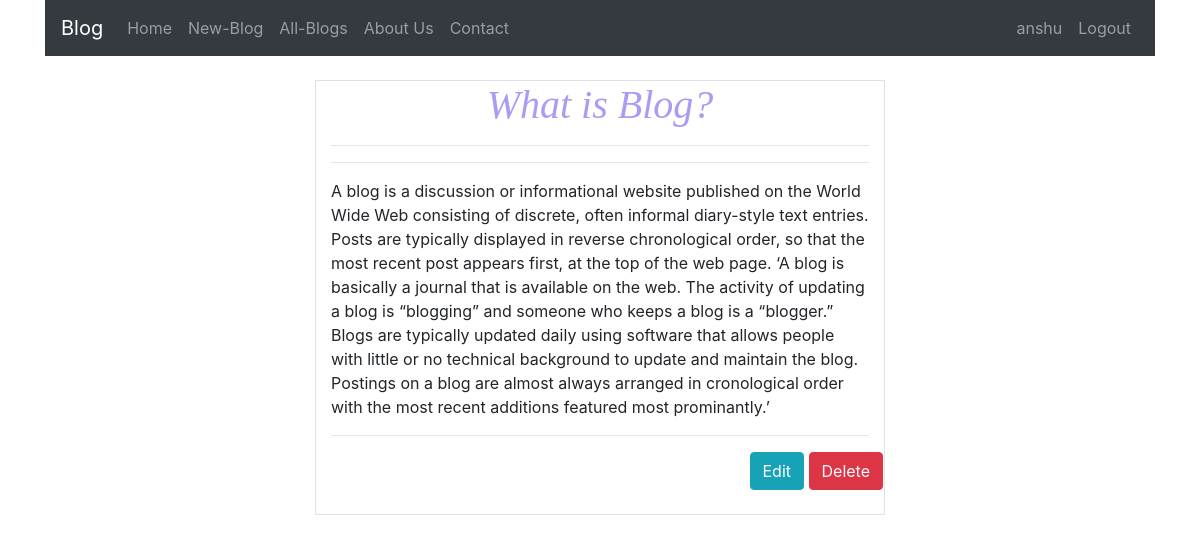
The page /blog/what-is-blog/ (signed in) on the database its author committed.
### blog/models.py (models this page shows, shortened)
class BlogPost(models.Model):
	user = models.ForeignKey(User, default = 1,blank=True, null=True, on_delete = models.SET_NULL)
	title = models.CharField(max_length= 120)
	slug  = models.SlugField(blank=True, unique=True)
	description = models.TextField(null=True, blank=True, max_length= 1200)
	image = models.ImageField(upload_to = upload_image_path,null=True, blank=True)
	def get_edit_url(self):
		return "/blog/{slug}/edit".format(slug=self.slug)
	def get_delete_url(self):
		return "/blog/{slug}/delete".format(slug=self.slug)

### blog/views.py (the view)
# urls.py: path(r'blog/<str:slug>/', blog_detail_view, name='blog_detail_view'),
@login_required(login_url='/login/')
def blog_detail_view(request, slug):
	template_name = "blog/detail.html"
	queryset = get_object_or_404(BlogPost, slug=slug)
	context = {
		'object_list': queryset
	}
	return  render(request, template_name, context)

### blog/templates/blog/detail.html (shortened to what this page needs)
{% extends "base/base.html" %}
{% load static %}
{% block content %}
<div class="row">
	<div class="col col-md-6 offset-md-3 border">
		<center><h1>{{ object_list.title }}</h1></center>
		<hr>
		<hr>
		{{ object_list.description }}
		<hr>
		<div class="col col-md-6 offset-md-9">
			<a href="{{ object_list.get_edit_url }}"><button class="btn btn-info" >Edit</button></a>
			<a href="{{ object_list.get_delete_url }}"><button class="btn btn-danger" >Delete</button></a>
			<br>
		</div>
		<br>
	</div>
</div>
{% endblock %}

### blog/templates/base/base.html (shortened to what this page needs)
<!DOCTYPE html>
<html>
<head>
	{% include "./css.html" %}
</head>
<body>
	<div class="container">
		{% include "./navbarr.html" %}
		{% block content %} {% endblock %}
	</div>
</body>
</html>

### blog/templates/base/css.html (shortened to what this page needs)
{% load static %}
<link rel="stylesheet" href="https://maxcdn.bootstrapcdn.com/bootstrap/4.0.0/css/bootstrap.min.css">
<link rel="stylesheet" type="text/css" href="{% static 'blog_css/bgcss.css' %}">

### blog/templates/base/navbarr.html (shortened to what this page needs)
<nav class="navbar navbar-expand-lg navbar-dark bg-dark">
  <a class="navbar-brand" href="{% url 'blog:home' %}">Blog</a>
  <div class="navbar-collapse collapse" id="navbarSupportedContent">
    {% if user.is_authenticated %}
    <ul class="nav navbar-nav">
      <li class="nav-item">
        <a class="nav-link" href="{% url 'blog:home' %}">Home <span class="sr-only">(current)</span></a>
      </li>
      <li class="nav-item">
        <a class="nav-link" href="{% url 'blog:create' %}">New-Blog</a>
      </li>
      <li class="nav-item">
        <a class="nav-link" href="{% url 'blog:blog' %}">All-Blogs</a>
      </li>
      <li class="nav-item">
        <a class="nav-link" href="{% url 'blog:about' %}">About Us</a>
      </li>
      <li class="nav-item">
        <a class="nav-link" href="{% url 'blog:contact' %}">Contact</a>
      </li>
    </ul>
    <ul class="nav navbar-nav ml-md-auto">
      <li class="nav-item">
        <a class="nav-link" href="">{{ user.username }}</a>
      </li>
      <li class="nav-item">
        <a class="nav-link" href="{% url 'blog:logout' %}">Logout</a>
      </li>
    </ul>
    {% else %}
<!--
    {% endif %}
  </div>
</nav>
<br>

### blog/templates/base/js.html (shortened to what this page needs)
{% load static %}

### static_my_proj/blog_css/bgcss.css (style rules this page uses)
h1 { color:#a99cf4; font-family: Snell Roundhand, cursive; font-style: italic; }

### rows shown on the page
BlogPost: title "What is Blog?", description "A blog is a discussion or informational website published on the World Wide Web consisting of discrete, often informal diary-style text entries. Posts are typically displayed in reverse chronological order, so that the most recent post appears first, at the top of the web page. ‘A blog is basically a journal that is available on the web. The activity of updating a blog is “blogging” and someone who keeps a blog is a “blogger.” Blogs are typically updated daily using software that allows people with little or no technical background to update and maintain the blog. Postings on a blog are almost always arranged in cronological order with the most recent additions featured most prominantly.’"

### other values the page prints
{{ user.username }} "anshu"
